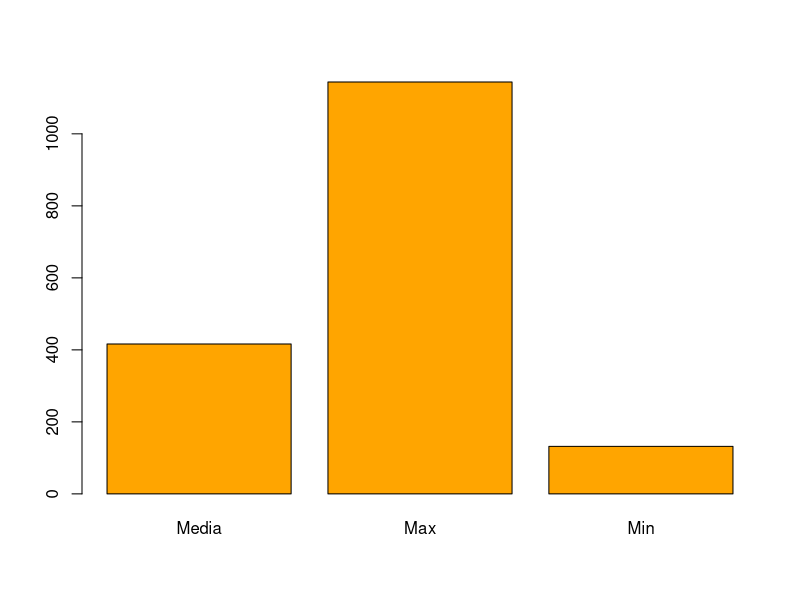
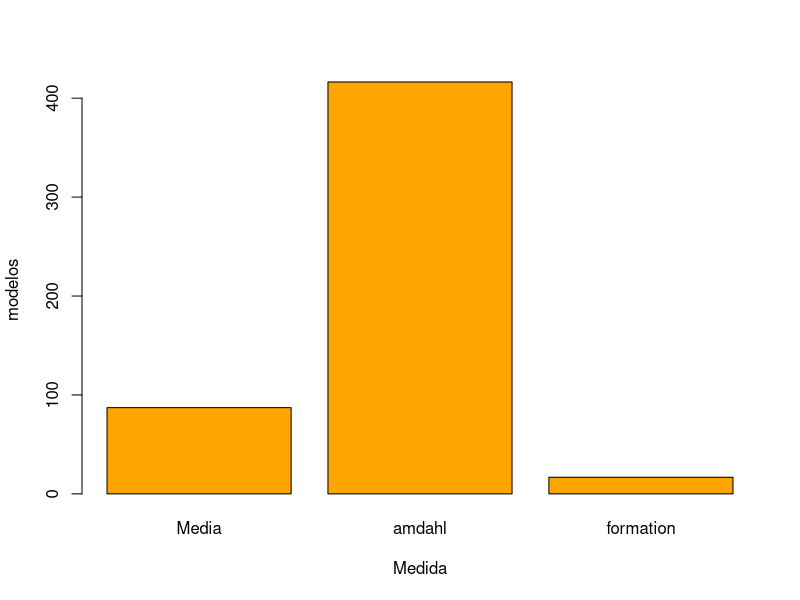

These charts were generated, in order, by the following R code:
#!/usr/bin/env Rscript

# Import the data and look at the first six rows
infoT <- read.csv(file = 'Practica2/Archivos Entrada Final/CSVs/DesempenioCPU.csv')

x <- c("amdahl")
tr <- subset(infoT, Compania==x[1] , select = c(Compania,PRP,ERP), drop = FALSE
)

tr

media = mean(tr$PRP)
maximiliano = max(tr$PRP) 
minimiliano = min(tr$PRP) 
media
maximiliano
minimiliano

tab <- matrix(c(media,maximiliano,minimiliano),ncol=3,byrow=TRUE)
colnames(tab) <- c("Media","Max","Min")
#rownames(smoke) <- c("current","former","never")
tab <- as.table(tab)
tab

barplot(tab,col=c("orange","blue","green"),
        #legend.text=c("media","maximo","Minimo")
        )


tr<-aggregate(infoT$PRP, by=list(Compania=infoT$Compania), FUN=mean)

media = mean(tr$x)
maximiliano = max(tr$x) 
minimiliano = min(tr$x)
desviacion = sd(tr$x) 



tr0 <- subset(tr, x==maximiliano , select = c(Compania,x), drop = FALSE
)
#tr0

tr1 <- subset(tr, x==minimiliano , select = c(Compania,x), drop = FALSE
)
lf0 = as.list(tr0$Compania)  
lf1 = as.list(tr1$Compania) 
A0<-as.character(lf0[[1]])          # get the first row
A1<-as.character(lf1[[1]])  
#tr1[1,]    

tab <- matrix(c(media,tr0$x,tr1$x),ncol=3,byrow=TRUE)
colnames(tab) <- c("Media", A0, A1)
#rownames(smoke) <- c("current","former","never")
tab <- as.table(tab)
barplot(tab,col=c("orange","blue","green"),
        #legend.text=c("media","maximo","Minimo")
        )
title(xlab="Medida",ylab ="modelos")